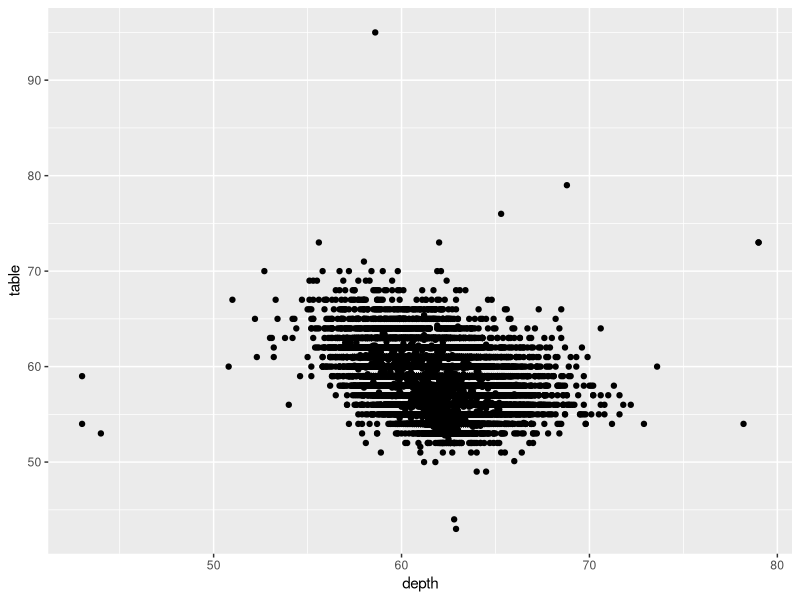
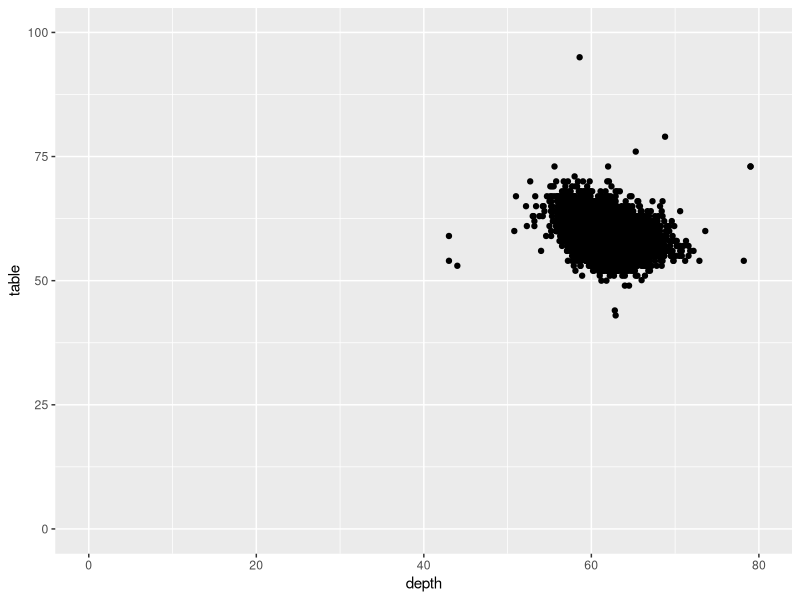
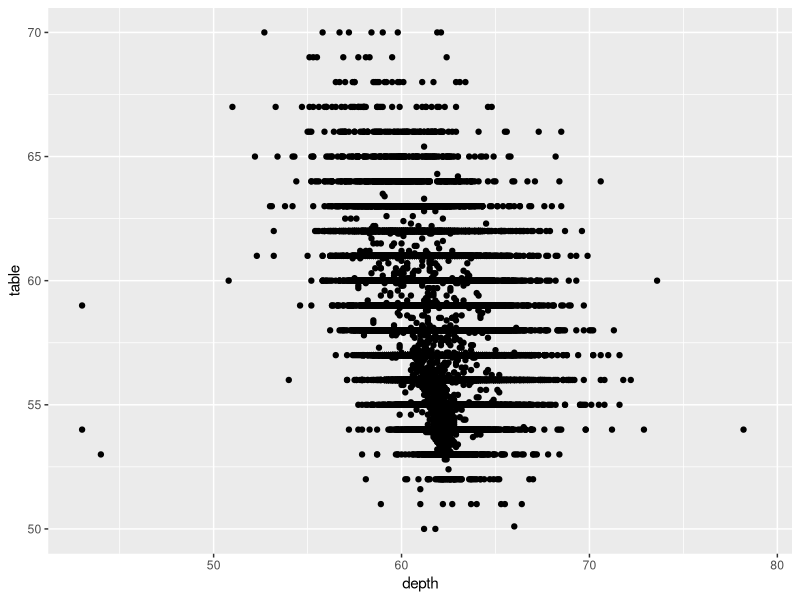
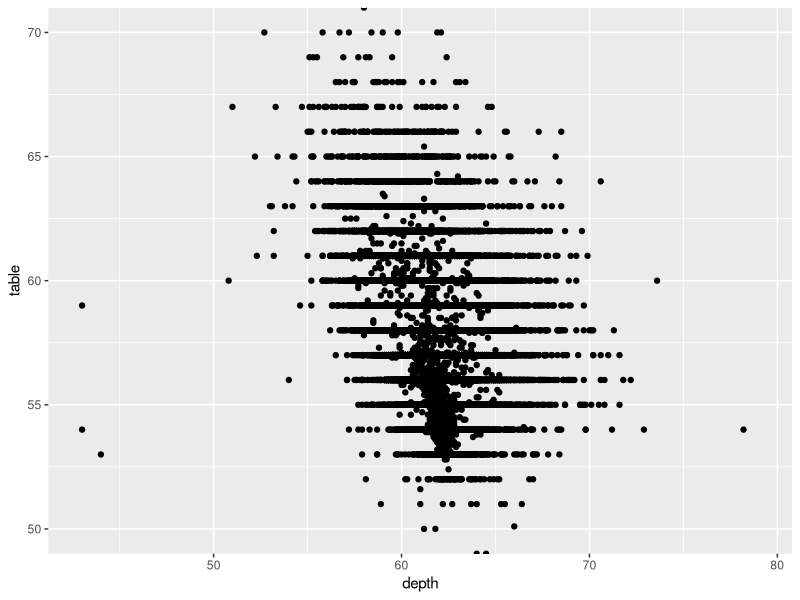
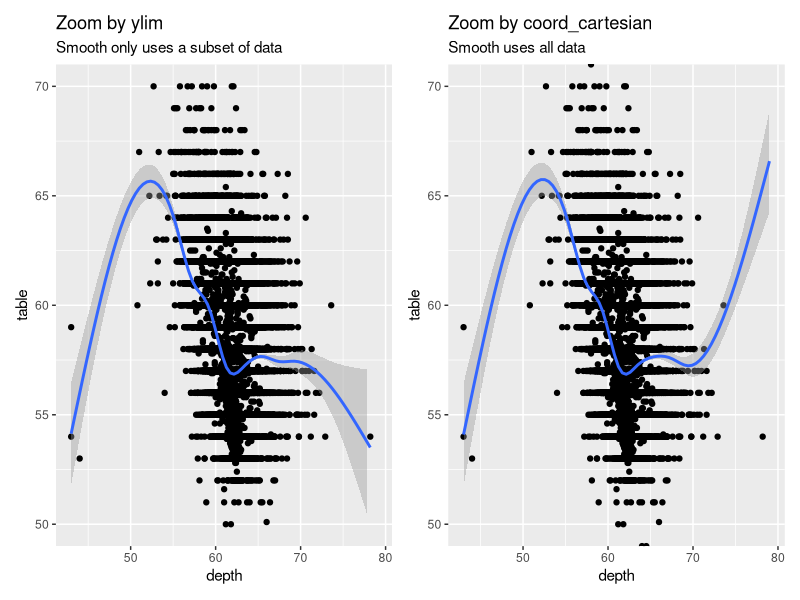
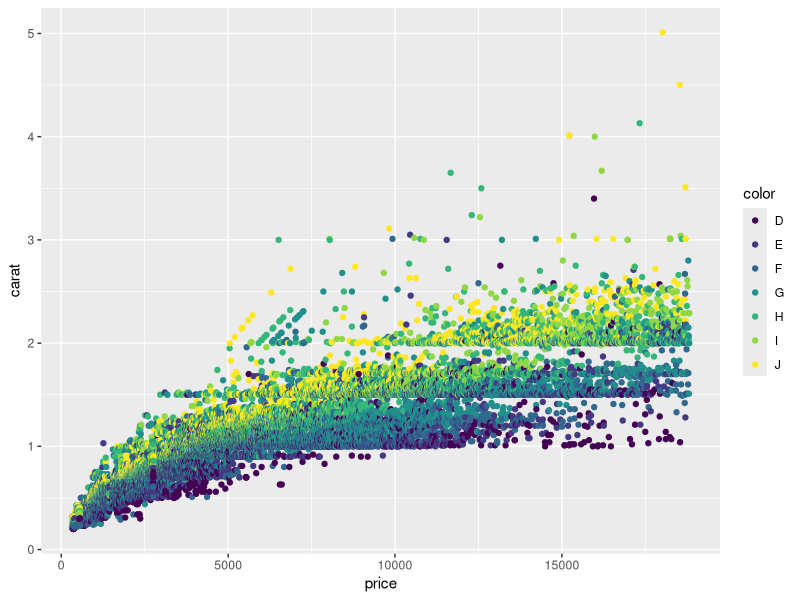
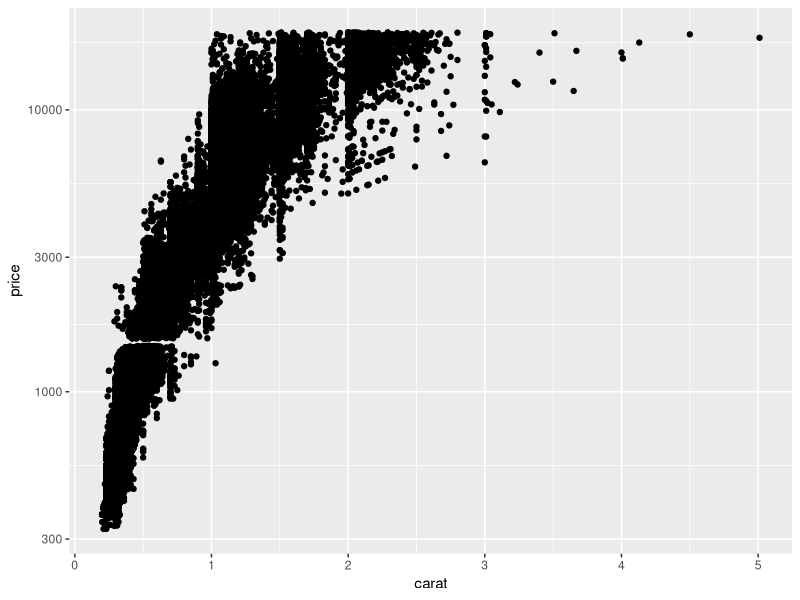
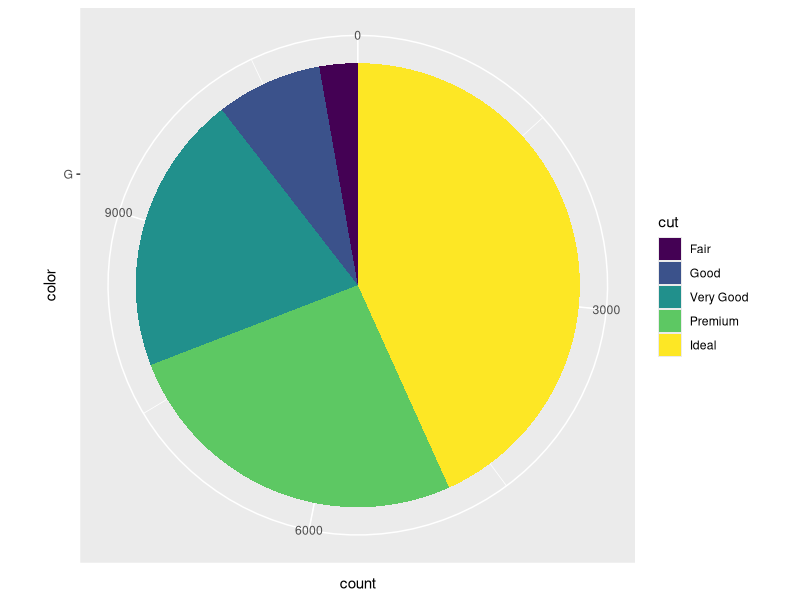

Here is the R script that generated these plots, in order:
## ---- chunk 1
knitr::opts_chunk$set(echo = TRUE)
library(tidyverse)
library(patchwork)
## ---- chunk 2
diamonds|>
  ggplot(aes(depth, table)) +
  geom_point()
## ---- chunk 3
diamonds |>
  ggplot(aes(depth, table)) +
  geom_point() +
  xlim(c(0,80)) +
  ylim(c(0,100))
## ---- chunk 4
diamonds |>
  ggplot(aes(depth, table)) +
  geom_point() +
  ylim(c(50,70))
## ---- chunk 5
diamonds |>
  ggplot(aes(depth, table)) +
  geom_point() +
  coord_cartesian(ylim = c(50,70))
## ---- chunk 6
library(patchwork)
p1 <- diamonds |>
  ggplot(aes(depth, table)) +
  geom_point() +
  ylim(c(50,70)) +
  geom_smooth() +
  ggtitle("Zoom by ylim", subtitle = "Smooth only uses a subset of data")

p2 <- diamonds |>
  ggplot(aes(depth, table)) +
  geom_point() +
  coord_cartesian(ylim = c(50,70)) +
  geom_smooth() +
  ggtitle("Zoom by coord_cartesian", subtitle = "Smooth uses all data") 


print(p1 + p2)

## ---- chunk 7
ggplot(data = diamonds, mapping = aes(x = carat, y = price, colour = color)) +
  geom_point() +
  coord_flip()
## ---- chunk 8
diamonds |>
  ggplot(aes(carat, price)) +
  geom_point() +
  scale_y_log10()
## ---- chunk 9
diamonds |>
  mutate(color = as.character(color)) |>
  filter(color == "G") |>
  ggplot(aes(x = color, fill = cut)) +
  geom_bar(position = "stack") +
  coord_polar("y", start=0) 
## ---- chunk 10
ggplot(data = diamonds, mapping = aes(x = carat, y = price, colour = color)) +
  geom_point() 
## ---- chunk 11
ggplot(data = diamonds, mapping = aes(x = carat, y = price, colour = color)) +
  geom_point() +
  scale_colour_brewer() +
  theme(panel.background = element_rect(fill = "black"))
## ---- chunk 12
ggplot(data = diamonds, mapping = aes(x = carat, y = price, colour = color)) +
  geom_point() +
  scale_colour_manual(values=c('#7fc97f','#beaed4','#fdc086','#ffff99','#386cb0','#f0027f','#bf5b17'))
